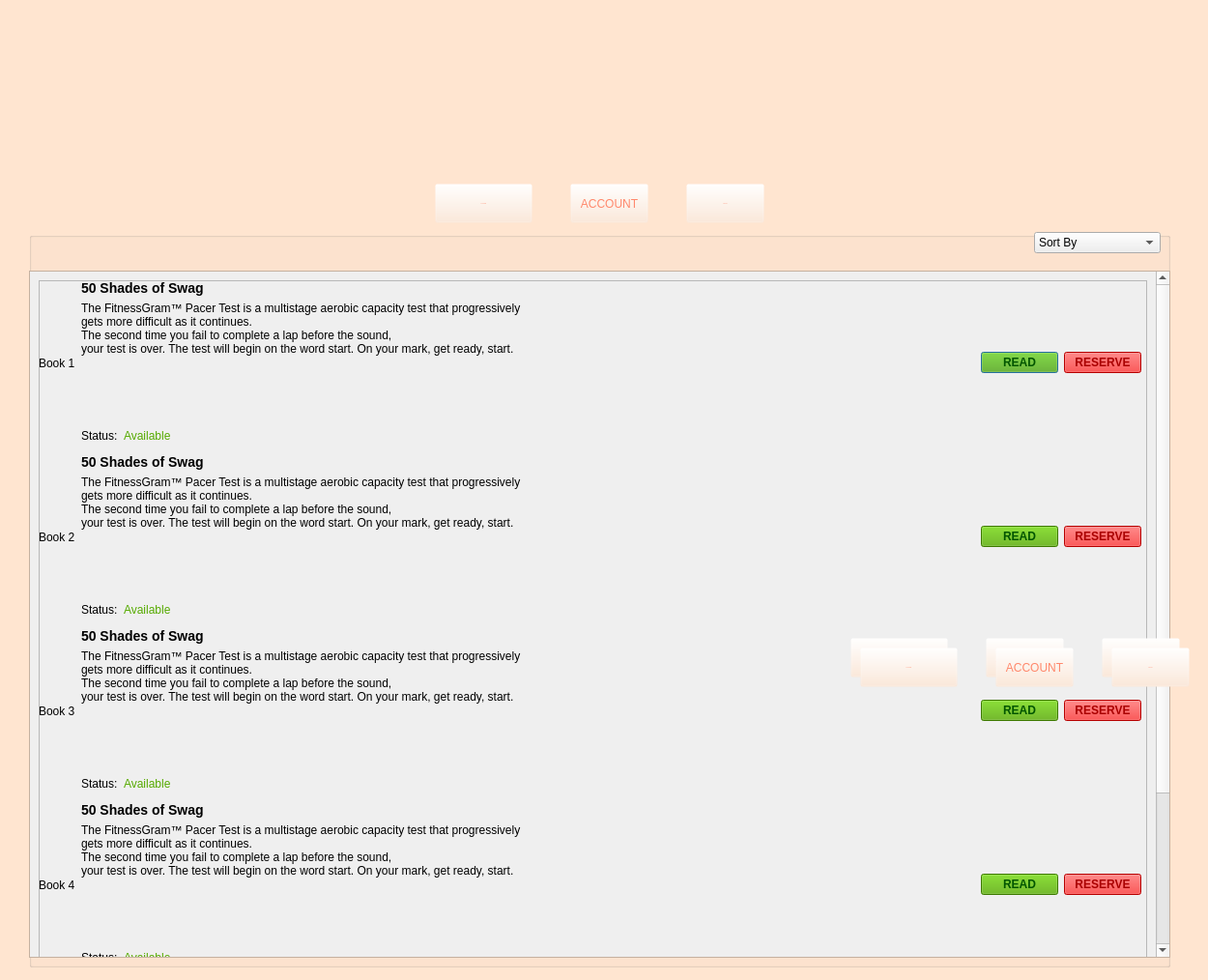
<?xml version="1.0" encoding="UTF-8"?>
<ui version="4.0">
 <class>memberCatalogueV2</class>
 <widget class="QDialog" name="memberCatalogueV2">
  <property name="geometry">
   <rect>
    <x>0</x>
    <y>0</y>
    <width>1250</width>
    <height>1014</height>
   </rect>
  </property>
  <property name="windowTitle">
   <string>Dialog</string>
  </property>
  <property name="styleSheet">
   <string notr="true">QDialog{
	background: #FFE5D0;
	font-family: Montserrat;
}</string>
  </property>
  <widget class="QLabel" name="logoImage">
   <property name="geometry">
    <rect>
     <x>404</x>
     <y>70</y>
     <width>441</width>
     <height>61</height>
    </rect>
   </property>
   <property name="text">
    <string/>
   </property>
   <property name="pixmap">
    <pixmap resource="resources.qrc">:/resources/images/bblLogo.png</pixmap>
   </property>
  </widget>
  <widget class="QGroupBox" name="groupBox">
   <property name="geometry">
    <rect>
     <x>30</x>
     <y>240</y>
     <width>1181</width>
     <height>761</height>
    </rect>
   </property>
   <property name="styleSheet">
    <string notr="true">QGroupBox{
	font-weight: bold;
	font-size: 18px;
	color: rgb(255, 136, 108);
	font: 500 18px &quot;Montserrat&quot;;

	background-color: rgb(255, 229, 208);

}</string>
   </property>
   <property name="title">
    <string/>
   </property>
   <widget class="QComboBox" name="comboBox">
    <property name="geometry">
     <rect>
      <x>1040</x>
      <y>0</y>
      <width>131</width>
      <height>22</height>
     </rect>
    </property>
    <item>
     <property name="text">
      <string>Sort By</string>
     </property>
    </item>
    <item>
     <property name="text">
      <string>Title</string>
     </property>
    </item>
    <item>
     <property name="text">
      <string>Author</string>
     </property>
    </item>
    <item>
     <property name="text">
      <string>Genre</string>
     </property>
    </item>
    <item>
     <property name="text">
      <string>Release date</string>
     </property>
    </item>
   </widget>
   <widget class="QScrollArea" name="scrollArea">
    <property name="geometry">
     <rect>
      <x>0</x>
      <y>40</y>
      <width>1181</width>
      <height>711</height>
     </rect>
    </property>
    <property name="styleSheet">
     <string notr="true">QScrollArea{
	background-color: rgb(255, 229, 208);
}

/* vertical scrollbar*/
QScrollBar:vertical{
	border: none;
	background-color: rgb(255, 229, 208);
	margin: 15px 0 15px 0;
	width: 14px;
}

/* hande bar verticall */
QScrollBar::handle:vertical{
	border-radius: 5px;
	background-color: rgb(255, 213, 164);
	min-height: 30px;
}
QScrollBar::handle:vertical:hover{
	background-color: rgb(255, 210, 158);
}

/* top button scrollbar */
QScrollBar::sub-line:vertical{
	border: none;
	background-color: rgb(255, 180, 126);
	height: 15px;
	border-top-left-radius: 7px;
	border-top-right-radius: 7px;
	subcontrol-position: top;
	subcontrol-origin: margin;
}
QScrollBar::sub-line:vertical:hover{
	background-color: rgb(255, 85, 127);
}
QScrollBar::sub-line:vertical:pressed{
	background-color: rgb(255, 0, 127);
}

/* bottom button scrollbar */
QScrollBar::add-line:vertical{
	border: none;
	background-color: rgb(255, 180, 126);
	height: 15px;
	border-bottom-left-radius: 7px;
	border-bottom-right-radius: 7px;
	subcontrol-position: bottom;
	subcontrol-origin: margin;
}
QScrollBar::add-line:vertical:hover{
	background-color: rgb(255, 85, 127);
}
QScrollBar::add-line:vertical:pressed{
	background-color: rgb(255, 0, 127);
}</string>
    </property>
    <property name="widgetResizable">
     <bool>true</bool>
    </property>
    <widget class="QWidget" name="scrollAreaWidgetContents">
     <property name="geometry">
      <rect>
       <x>0</x>
       <y>0</y>
       <width>1165</width>
       <height>918</height>
      </rect>
     </property>
     <layout class="QVBoxLayout" name="verticalLayout">
      <item>
       <widget class="QFrame" name="frame">
        <property name="minimumSize">
         <size>
          <width>0</width>
          <height>900</height>
         </size>
        </property>
        <property name="styleSheet">
         <string notr="true">QScrollArea{
	background-color: rgb(255, 229, 208);
}</string>
        </property>
        <property name="frameShape">
         <enum>QFrame::StyledPanel</enum>
        </property>
        <property name="frameShadow">
         <enum>QFrame::Raised</enum>
        </property>
        <widget class="QWidget" name="horizontalLayoutWidget_2">
         <property name="geometry">
          <rect>
           <x>0</x>
           <y>0</y>
           <width>1141</width>
           <height>171</height>
          </rect>
         </property>
         <layout class="QHBoxLayout" name="book_1">
          <item>
           <widget class="QLabel" name="img_2">
            <property name="text">
             <string>Book 1</string>
            </property>
           </widget>
          </item>
          <item>
           <layout class="QVBoxLayout" name="verticalLayout_4">
            <item>
             <widget class="QLabel" name="label_17">
              <property name="styleSheet">
               <string notr="true">QLabel {
	font-weight:bold;
	font-size: 14px;

	
}</string>
              </property>
              <property name="text">
               <string>50 Shades of Swag</string>
              </property>
             </widget>
            </item>
            <item>
             <widget class="QLabel" name="label_7">
              <property name="text">
               <string>The FitnessGram™ Pacer Test is a multistage aerobic capacity test that progressively 
gets more difficult as it continues. 
The second time you fail to complete a lap before the sound, 
your test is over. The test will begin on the word start. On your mark, get ready, start.
</string>
              </property>
             </widget>
            </item>
            <item>
             <spacer name="verticalSpacer">
              <property name="orientation">
               <enum>Qt::Vertical</enum>
              </property>
              <property name="sizeHint" stdset="0">
               <size>
                <width>20</width>
                <height>40</height>
               </size>
              </property>
             </spacer>
            </item>
            <item>
             <layout class="QHBoxLayout" name="horizontalLayout_3">
              <item>
               <widget class="QLabel" name="label_8">
                <property name="text">
                 <string>Status:</string>
                </property>
               </widget>
              </item>
              <item>
               <widget class="QLabel" name="label_9">
                <property name="styleSheet">
                 <string notr="true">QLabel{
	color: rgb(85, 170, 0);
}</string>
                </property>
                <property name="text">
                 <string>Available</string>
                </property>
               </widget>
              </item>
              <item>
               <spacer name="horizontalSpacer">
                <property name="orientation">
                 <enum>Qt::Horizontal</enum>
                </property>
                <property name="sizeHint" stdset="0">
                 <size>
                  <width>40</width>
                  <height>20</height>
                 </size>
                </property>
               </spacer>
              </item>
             </layout>
            </item>
           </layout>
          </item>
          <item>
           <layout class="QHBoxLayout" name="horizontalLayout_7">
            <item>
             <spacer name="horizontalSpacer_4">
              <property name="orientation">
               <enum>Qt::Horizontal</enum>
              </property>
              <property name="sizeHint" stdset="0">
               <size>
                <width>40</width>
                <height>20</height>
               </size>
              </property>
             </spacer>
            </item>
            <item>
             <widget class="QPushButton" name="pushButton_2">
              <property name="styleSheet">
               <string notr="true">QPushButton{
	background-color:rgb(85, 170, 0);
	font-weight: bold;
	color: rgb(0, 85, 0);
}</string>
              </property>
              <property name="text">
               <string>READ</string>
              </property>
             </widget>
            </item>
            <item>
             <widget class="QPushButton" name="pushButton_3">
              <property name="styleSheet">
               <string notr="true">QPushButton{
	background-color: rgb(255, 0, 0);
	color: rgb(170, 0, 0);
	font-weight: bold;
}</string>
              </property>
              <property name="text">
               <string>RESERVE</string>
              </property>
             </widget>
            </item>
           </layout>
          </item>
         </layout>
        </widget>
        <widget class="QWidget" name="horizontalLayoutWidget_3">
         <property name="geometry">
          <rect>
           <x>0</x>
           <y>180</y>
           <width>1141</width>
           <height>171</height>
          </rect>
         </property>
         <layout class="QHBoxLayout" name="book_2">
          <item>
           <widget class="QLabel" name="img_3">
            <property name="text">
             <string>Book 2</string>
            </property>
           </widget>
          </item>
          <item>
           <layout class="QVBoxLayout" name="verticalLayout_5">
            <item>
             <widget class="QLabel" name="label_18">
              <property name="styleSheet">
               <string notr="true">QLabel {
	font-weight:bold;
	font-size: 14px;

	
}</string>
              </property>
              <property name="text">
               <string>50 Shades of Swag</string>
              </property>
             </widget>
            </item>
            <item>
             <widget class="QLabel" name="label_10">
              <property name="text">
               <string>The FitnessGram™ Pacer Test is a multistage aerobic capacity test that progressively 
gets more difficult as it continues. 
The second time you fail to complete a lap before the sound, 
your test is over. The test will begin on the word start. On your mark, get ready, start.
</string>
              </property>
             </widget>
            </item>
            <item>
             <spacer name="verticalSpacer_2">
              <property name="orientation">
               <enum>Qt::Vertical</enum>
              </property>
              <property name="sizeHint" stdset="0">
               <size>
                <width>20</width>
                <height>40</height>
               </size>
              </property>
             </spacer>
            </item>
            <item>
             <layout class="QHBoxLayout" name="horizontalLayout_4">
              <item>
               <widget class="QLabel" name="label_11">
                <property name="text">
                 <string>Status:</string>
                </property>
               </widget>
              </item>
              <item>
               <widget class="QLabel" name="label_12">
                <property name="styleSheet">
                 <string notr="true">QLabel{
	color: rgb(85, 170, 0);
}</string>
                </property>
                <property name="text">
                 <string>Available</string>
                </property>
               </widget>
              </item>
              <item>
               <spacer name="horizontalSpacer_2">
                <property name="orientation">
                 <enum>Qt::Horizontal</enum>
                </property>
                <property name="sizeHint" stdset="0">
                 <size>
                  <width>40</width>
                  <height>20</height>
                 </size>
                </property>
               </spacer>
              </item>
             </layout>
            </item>
           </layout>
          </item>
          <item>
           <layout class="QHBoxLayout" name="horizontalLayout_8">
            <item>
             <spacer name="horizontalSpacer_5">
              <property name="orientation">
               <enum>Qt::Horizontal</enum>
              </property>
              <property name="sizeHint" stdset="0">
               <size>
                <width>40</width>
                <height>20</height>
               </size>
              </property>
             </spacer>
            </item>
            <item>
             <widget class="QPushButton" name="pushButton_4">
              <property name="styleSheet">
               <string notr="true">QPushButton{
	background-color:rgb(85, 170, 0);
	font-weight: bold;
	color: rgb(0, 85, 0);
}</string>
              </property>
              <property name="text">
               <string>READ</string>
              </property>
             </widget>
            </item>
            <item>
             <widget class="QPushButton" name="pushButton_5">
              <property name="styleSheet">
               <string notr="true">QPushButton{
	background-color: rgb(255, 0, 0);
	color: rgb(170, 0, 0);
	font-weight: bold;
}</string>
              </property>
              <property name="text">
               <string>RESERVE</string>
              </property>
             </widget>
            </item>
           </layout>
          </item>
         </layout>
        </widget>
        <widget class="QWidget" name="horizontalLayoutWidget_4">
         <property name="geometry">
          <rect>
           <x>0</x>
           <y>360</y>
           <width>1141</width>
           <height>171</height>
          </rect>
         </property>
         <layout class="QHBoxLayout" name="book_3">
          <item>
           <widget class="QLabel" name="img_4">
            <property name="text">
             <string>Book 3</string>
            </property>
           </widget>
          </item>
          <item>
           <layout class="QVBoxLayout" name="verticalLayout_6">
            <item>
             <widget class="QLabel" name="label_19">
              <property name="styleSheet">
               <string notr="true">QLabel {
	font-weight:bold;
	font-size: 14px;

	
}</string>
              </property>
              <property name="text">
               <string>50 Shades of Swag</string>
              </property>
             </widget>
            </item>
            <item>
             <widget class="QLabel" name="label_13">
              <property name="text">
               <string>The FitnessGram™ Pacer Test is a multistage aerobic capacity test that progressively 
gets more difficult as it continues. 
The second time you fail to complete a lap before the sound, 
your test is over. The test will begin on the word start. On your mark, get ready, start.
</string>
              </property>
             </widget>
            </item>
            <item>
             <spacer name="verticalSpacer_3">
              <property name="orientation">
               <enum>Qt::Vertical</enum>
              </property>
              <property name="sizeHint" stdset="0">
               <size>
                <width>20</width>
                <height>40</height>
               </size>
              </property>
             </spacer>
            </item>
            <item>
             <layout class="QHBoxLayout" name="horizontalLayout_5">
              <item>
               <widget class="QLabel" name="label_14">
                <property name="text">
                 <string>Status:</string>
                </property>
               </widget>
              </item>
              <item>
               <widget class="QLabel" name="label_15">
                <property name="styleSheet">
                 <string notr="true">QLabel{
	color: rgb(85, 170, 0);
}</string>
                </property>
                <property name="text">
                 <string>Available</string>
                </property>
               </widget>
              </item>
              <item>
               <spacer name="horizontalSpacer_3">
                <property name="orientation">
                 <enum>Qt::Horizontal</enum>
                </property>
                <property name="sizeHint" stdset="0">
                 <size>
                  <width>40</width>
                  <height>20</height>
                 </size>
                </property>
               </spacer>
              </item>
             </layout>
            </item>
           </layout>
          </item>
          <item>
           <layout class="QHBoxLayout" name="horizontalLayout_9">
            <item>
             <spacer name="horizontalSpacer_6">
              <property name="orientation">
               <enum>Qt::Horizontal</enum>
              </property>
              <property name="sizeHint" stdset="0">
               <size>
                <width>40</width>
                <height>20</height>
               </size>
              </property>
             </spacer>
            </item>
            <item>
             <widget class="QPushButton" name="pushButton_6">
              <property name="styleSheet">
               <string notr="true">QPushButton{
	background-color:rgb(85, 170, 0);
	font-weight: bold;
	color: rgb(0, 85, 0);
}</string>
              </property>
              <property name="text">
               <string>READ</string>
              </property>
             </widget>
            </item>
            <item>
             <widget class="QPushButton" name="pushButton_7">
              <property name="styleSheet">
               <string notr="true">QPushButton{
	background-color: rgb(255, 0, 0);
	color: rgb(170, 0, 0);
	font-weight: bold;
}</string>
              </property>
              <property name="text">
               <string>RESERVE</string>
              </property>
             </widget>
            </item>
           </layout>
          </item>
         </layout>
        </widget>
        <widget class="QWidget" name="horizontalLayoutWidget_5">
         <property name="geometry">
          <rect>
           <x>0</x>
           <y>540</y>
           <width>1141</width>
           <height>171</height>
          </rect>
         </property>
         <layout class="QHBoxLayout" name="book_4">
          <item>
           <widget class="QLabel" name="img_5">
            <property name="text">
             <string>Book 4</string>
            </property>
           </widget>
          </item>
          <item>
           <layout class="QVBoxLayout" name="verticalLayout_7">
            <item>
             <widget class="QLabel" name="label_20">
              <property name="styleSheet">
               <string notr="true">QLabel {
	font-weight:bold;
	font-size: 14px;

	
}</string>
              </property>
              <property name="text">
               <string>50 Shades of Swag</string>
              </property>
             </widget>
            </item>
            <item>
             <widget class="QLabel" name="label_16">
              <property name="text">
               <string>The FitnessGram™ Pacer Test is a multistage aerobic capacity test that progressively 
gets more difficult as it continues. 
The second time you fail to complete a lap before the sound, 
your test is over. The test will begin on the word start. On your mark, get ready, start.
</string>
              </property>
             </widget>
            </item>
            <item>
             <spacer name="verticalSpacer_4">
              <property name="orientation">
               <enum>Qt::Vertical</enum>
              </property>
              <property name="sizeHint" stdset="0">
               <size>
                <width>20</width>
                <height>40</height>
               </size>
              </property>
             </spacer>
            </item>
            <item>
             <layout class="QHBoxLayout" name="horizontalLayout_6">
              <item>
               <widget class="QLabel" name="label_21">
                <property name="text">
                 <string>Status:</string>
                </property>
               </widget>
              </item>
              <item>
               <widget class="QLabel" name="label_22">
                <property name="styleSheet">
                 <string notr="true">QLabel{
	color: rgb(85, 170, 0);
}</string>
                </property>
                <property name="text">
                 <string>Available</string>
                </property>
               </widget>
              </item>
              <item>
               <spacer name="horizontalSpacer_7">
                <property name="orientation">
                 <enum>Qt::Horizontal</enum>
                </property>
                <property name="sizeHint" stdset="0">
                 <size>
                  <width>40</width>
                  <height>20</height>
                 </size>
                </property>
               </spacer>
              </item>
             </layout>
            </item>
           </layout>
          </item>
          <item>
           <layout class="QHBoxLayout" name="horizontalLayout_10">
            <item>
             <spacer name="horizontalSpacer_8">
              <property name="orientation">
               <enum>Qt::Horizontal</enum>
              </property>
              <property name="sizeHint" stdset="0">
               <size>
                <width>40</width>
                <height>20</height>
               </size>
              </property>
             </spacer>
            </item>
            <item>
             <widget class="QPushButton" name="pushButton_8">
              <property name="styleSheet">
               <string notr="true">QPushButton{
	background-color:rgb(85, 170, 0);
	font-weight: bold;
	color: rgb(0, 85, 0);
}</string>
              </property>
              <property name="text">
               <string>READ</string>
              </property>
             </widget>
            </item>
            <item>
             <widget class="QPushButton" name="pushButton_9">
              <property name="styleSheet">
               <string notr="true">QPushButton{
	background-color: rgb(255, 0, 0);
	color: rgb(170, 0, 0);
	font-weight: bold;
}</string>
              </property>
              <property name="text">
               <string>RESERVE</string>
              </property>
             </widget>
            </item>
           </layout>
          </item>
         </layout>
        </widget>
       </widget>
      </item>
     </layout>
    </widget>
   </widget>
  </widget>
  <widget class="QPushButton" name="viewCatalogue">
   <property name="geometry">
    <rect>
     <x>450</x>
     <y>190</y>
     <width>101</width>
     <height>41</height>
    </rect>
   </property>
   <property name="font">
    <font>
     <family>Montserrat</family>
     <pointsize>-1</pointsize>
     <weight>62</weight>
     <italic>false</italic>
     <bold>true</bold>
    </font>
   </property>
   <property name="styleSheet">
    <string notr="true">QPushButton{
	background-color: rgba(255, 229, 208,0);
	color: rgb(255, 136, 108);
	font: 500 14px &quot;Montserrat&quot;;
}</string>
   </property>
   <property name="text">
    <string>CATALOGUE</string>
   </property>
  </widget>
  <widget class="QPushButton" name="viewAccount">
   <property name="geometry">
    <rect>
     <x>590</x>
     <y>190</y>
     <width>81</width>
     <height>41</height>
    </rect>
   </property>
   <property name="styleSheet">
    <string notr="true">QPushButton{
	background-color: rgba(255, 229, 208,0);
	color: rgb(255, 136, 108);
	font: 500 14px &quot;Montserrat&quot;;
}</string>
   </property>
   <property name="text">
    <string>ACCOUNT</string>
   </property>
  </widget>
  <widget class="QPushButton" name="viewCatalogue_2">
   <property name="geometry">
    <rect>
     <x>710</x>
     <y>190</y>
     <width>81</width>
     <height>41</height>
    </rect>
   </property>
   <property name="font">
    <font>
     <family>Montserrat</family>
     <pointsize>-1</pointsize>
     <weight>62</weight>
     <italic>false</italic>
     <bold>true</bold>
    </font>
   </property>
   <property name="styleSheet">
    <string notr="true">QPushButton{
	background-color: rgba(255, 229, 208,0);
	color: rgb(255, 136, 108);
	font: 500 14px &quot;Montserrat&quot;;
}</string>
   </property>
   <property name="text">
    <string>LOG OUT</string>
   </property>
  </widget>
  <widget class="QPushButton" name="viewCatalogue_3">
   <property name="geometry">
    <rect>
     <x>880</x>
     <y>660</y>
     <width>101</width>
     <height>41</height>
    </rect>
   </property>
   <property name="font">
    <font>
     <family>Montserrat</family>
     <pointsize>-1</pointsize>
     <weight>62</weight>
     <italic>false</italic>
     <bold>true</bold>
    </font>
   </property>
   <property name="styleSheet">
    <string notr="true">QPushButton{
	background-color: rgba(255, 229, 208,0);
	color: rgb(255, 136, 108);
	font: 500 14px &quot;Montserrat&quot;;
}</string>
   </property>
   <property name="text">
    <string>CATALOGUE</string>
   </property>
  </widget>
  <widget class="QPushButton" name="viewAccount_2">
   <property name="geometry">
    <rect>
     <x>1020</x>
     <y>660</y>
     <width>81</width>
     <height>41</height>
    </rect>
   </property>
   <property name="styleSheet">
    <string notr="true">QPushButton{
	background-color: rgba(255, 229, 208,0);
	color: rgb(255, 136, 108);
	font: 500 14px &quot;Montserrat&quot;;
}</string>
   </property>
   <property name="text">
    <string>ACCOUNT</string>
   </property>
  </widget>
  <widget class="QPushButton" name="viewCatalogue_4">
   <property name="geometry">
    <rect>
     <x>1140</x>
     <y>660</y>
     <width>81</width>
     <height>41</height>
    </rect>
   </property>
   <property name="font">
    <font>
     <family>Montserrat</family>
     <pointsize>-1</pointsize>
     <weight>62</weight>
     <italic>false</italic>
     <bold>true</bold>
    </font>
   </property>
   <property name="styleSheet">
    <string notr="true">QPushButton{
	background-color: rgba(255, 229, 208,0);
	color: rgb(255, 136, 108);
	font: 500 14px &quot;Montserrat&quot;;
}</string>
   </property>
   <property name="text">
    <string>LOG OUT</string>
   </property>
  </widget>
  <widget class="QPushButton" name="viewCatalogue_5">
   <property name="geometry">
    <rect>
     <x>890</x>
     <y>670</y>
     <width>101</width>
     <height>41</height>
    </rect>
   </property>
   <property name="font">
    <font>
     <family>Montserrat</family>
     <pointsize>-1</pointsize>
     <weight>62</weight>
     <italic>false</italic>
     <bold>true</bold>
    </font>
   </property>
   <property name="styleSheet">
    <string notr="true">QPushButton{
	background-color: rgba(255, 229, 208,0);
	color: rgb(255, 136, 108);
	font: 500 14px &quot;Montserrat&quot;;
}</string>
   </property>
   <property name="text">
    <string>CATALOGUE</string>
   </property>
  </widget>
  <widget class="QPushButton" name="viewAccount_3">
   <property name="geometry">
    <rect>
     <x>1030</x>
     <y>670</y>
     <width>81</width>
     <height>41</height>
    </rect>
   </property>
   <property name="styleSheet">
    <string notr="true">QPushButton{
	background-color: rgba(255, 229, 208,0);
	color: rgb(255, 136, 108);
	font: 500 14px &quot;Montserrat&quot;;
}</string>
   </property>
   <property name="text">
    <string>ACCOUNT</string>
   </property>
  </widget>
  <widget class="QPushButton" name="viewCatalogue_6">
   <property name="geometry">
    <rect>
     <x>1150</x>
     <y>670</y>
     <width>81</width>
     <height>41</height>
    </rect>
   </property>
   <property name="font">
    <font>
     <family>Montserrat</family>
     <pointsize>-1</pointsize>
     <weight>62</weight>
     <italic>false</italic>
     <bold>true</bold>
    </font>
   </property>
   <property name="styleSheet">
    <string notr="true">QPushButton{
	background-color: rgba(255, 229, 208,0);
	color: rgb(255, 136, 108);
	font: 500 14px &quot;Montserrat&quot;;
}</string>
   </property>
   <property name="text">
    <string>LOG OUT</string>
   </property>
  </widget>
 </widget>
 <resources>
  <include location="resources.qrc"/>
 </resources>
 <connections/>
</ui>
